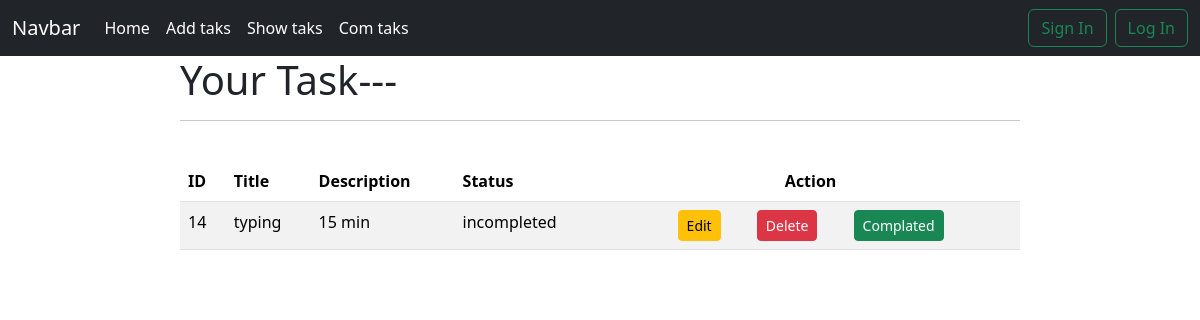
Screenshot of /show_task/ with the database file from the repository.
### first_app/models.py (models this page shows)
class AddTaskModel(models.Model):
    Title = models.CharField(max_length=30)
    description = models.CharField(max_length=50)
    status = models.CharField(max_length=50,default = " incompleted" )
    tarck = models.BooleanField(default=False)

### first_app/views.py (the view)
# urls.py: path('show_task/', ShowTask, name='show_task'),
def ShowTask(request):
    task = AddTaskModel.objects.all()
    print(task)
    return render(request, 'show_task.html', {'data':task} )

### first_app/templates/show_task.html
{% extends 'base.html' %}
{% block contant %}
{% if data %}
<div style="width:70%; margin:auto;">
    <h1>Your Task---</h1>
    <hr>
    <br>
    <table class="table table-striped table-hover">
        <thead>
          <tr>
            <th scope="col">ID</th>
            <th scope="col">Title</th>
            <th scope="col">Description</th>
            <th scope="col">Status</th>
            <th scope="col" class="text-center">Action</th>
          </tr>
        </thead>
        <tbody>
          {% for item in data %}
          {% if item.tarck == False %}
        <tr>
            <td>{{item.id}}</td>
            <td>{{item.Title}}</td>
            <td>{{item.description}}</td>
            <td>{{item.status}}</td>
            <td>
            <div class="text-center">
            <a href="{% url 'edit_task' id=item.id %}" class="btn btn-warning btn-sm mx-3">Edit</a>
            <a href="{% url 'Delete_Task' id=item.id %}" class="btn btn-danger btn-sm mx-3">Delete</a>
            <a href="{% url 'comp_Task' id=item.id %}"  class="btn btn-success btn-sm mx-3">Complated</a>
        </div>
        </td>
        </tr>
        {% endif %}
          {% endfor %}
        </tbody>
      </table>
</div>
{% else %}
<h1>No Your Task</h1>
{% endif %}
{% endblock  %}

### rows the page displays
AddTaskModel: id "14", Title "typing", description "15 min", status "incompleted"
